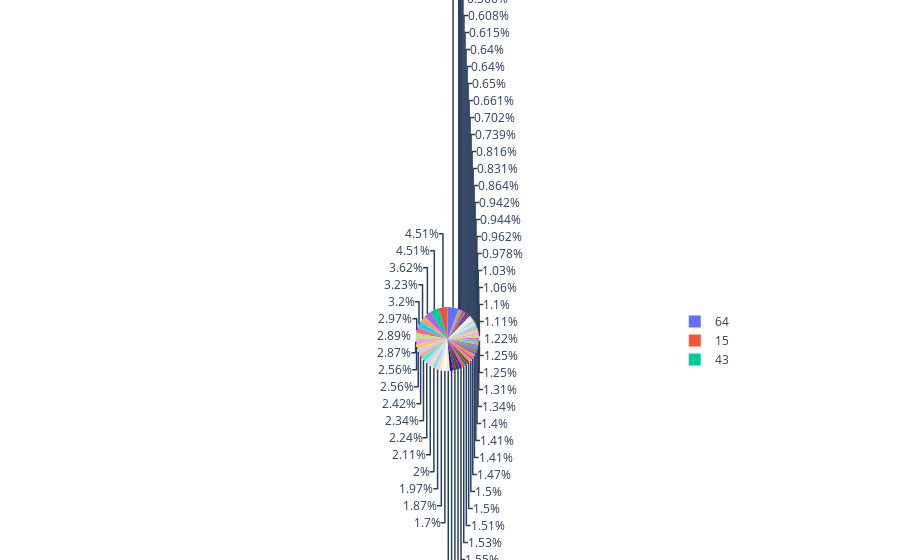

Write notebook code for a chart like this one.
### Code cell
### Quiz 7
fareAvg = df.groupby('Age').mean()
fig = px.pie(fareAvg,
             values='Fare',
             names=fareSum.index,
             hover_data =['Fare'])
fig.show()

### Figure 1 — Plotly figure (JSON) as saved in the notebook; plotly's stock layout.template omitted (floating-point values rounded to 4 significant figures)
{"data": [{"customdata": [[151.6], [39], [62.67], [26], [45.85], [12.47], [120], [120], [211.3], [61.29], [92.26], [169.6], [78.52], [139.2], [57.03], [113.4], [98.96], [76.43], [30], [72.86], [31.02], [65.78], [66.17], [87.53], [38.28], [13], [58.65], [11.75], [150.1], [105.1], [26], [45.12], [135.6], [65.92], [79.74], [134.5], [28.83], [211.3], [58.57], [48.51], [28.5], [70.19], [40.53], [44.16], [71.92], [109.6], [52.25], [70.48], [51.48], [69.14], [30.5], [49.78], [10.5], [93.9], [77.22], [32.91], [26.55], [77.96], [263], [44.26], [71], [34.65], [30]], "domain": {"x": [0, 1], "y": [0, 1]}, "hoverlabel": {"namelength": 0}, "hovertemplate": "Fare=%{value}<br>label=%{label}", "labels": [0.92, 1, 2, 3, 4, 6, 11, 14, 15, 16, 17, 18, 19, 21, 22, 23, 24, 25, 26, 27, 28, 29, 30, 31, 32, 32.5, 33, 34, 35, 36, 36.5, 37, 38, 39, 40, 41, 42, 43, 44, 45, 45.5, 46, 47, 48, 49, 50, 51, 52, 53, 54, 55, 56, 57, 58, 60, 61, 62, 63, 64, 65, 70, 71, 80], "legendgroup": "", "name": "", "showlegend": true, "type": "pie", "values": [151.6, 39, 62.67, 26, 45.85, 12.47, 120, 120, 211.3, 61.29, 92.26, 169.6, 78.52, 139.2, 57.03, 113.4, 98.96, 76.43, 30, 72.86, 31.02, 65.78, 66.17, 87.53, 38.28, 13, 58.65, 11.75, 150.1, 105.1, 26, 45.12, 135.6, 65.92, 79.74, 134.5, 28.83, 211.3, 58.57, 48.51, 28.5, 70.19, 40.53, 44.16, 71.92, 109.6, 52.25, 70.48, 51.48, 69.14, 30.5, 49.78, 10.5, 93.9, 77.22, 32.91, 26.55, 77.96, 263, 44.26, 71, 34.65, 30]}], "layout": {"legend": {"tracegroupgap": 0}, "margin": {"t": 60}}}
